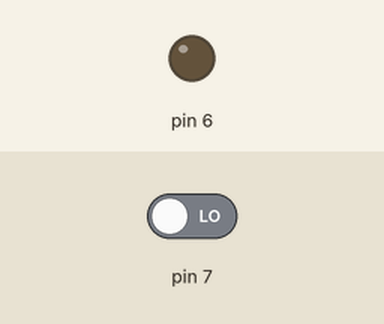
The sketch below on a simulated Arduino Uno, built with avr-gcc and run on an emulated ATmega328P. On the bench: output pins drawn as LEDs (lit = HIGH). The inputs (shaded band) are chosen by the test bench; at power-on: pin 7 LOW.

Above: at 0.8 s.
0.9 s: pin 7 driven HIGH
At 1.5 s:
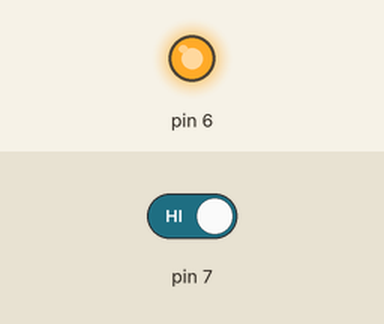
2.4 s: pin 7 driven LOW
At 2.7 s:
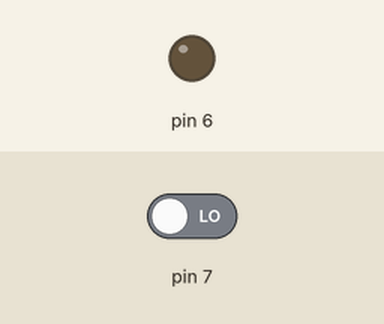
Timing chart, 0 to 5.4 s (numbered marks = the images above; inputs shaded):
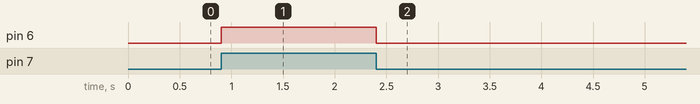

The sketch:

2a.ino
```cpp
// Objective 2a - Turn on LED while button is held down using polling

int main(void)
{
  DDRD = 0b01000000; //bit 6 in port D is an output the rest are inputs
    while (1)
    {
      if(PIND & 0b10000000){ //if bit 7 in pin D is HIGH
      //light up the LED
      PORTD = 0b01000000; //setting bit 6 in port D to 1
    }
    else{
      //turn off the LED
      PORTD = 0b00000000; //setting all bits in port D to 0
      }
      _delay_ms(10);
    }
}
```

Measured:
- after the input at 0.9 s, pin 6: LOW → HIGH at once
- after the input at 2.4 s, pin 6: HIGH → LOW at once
